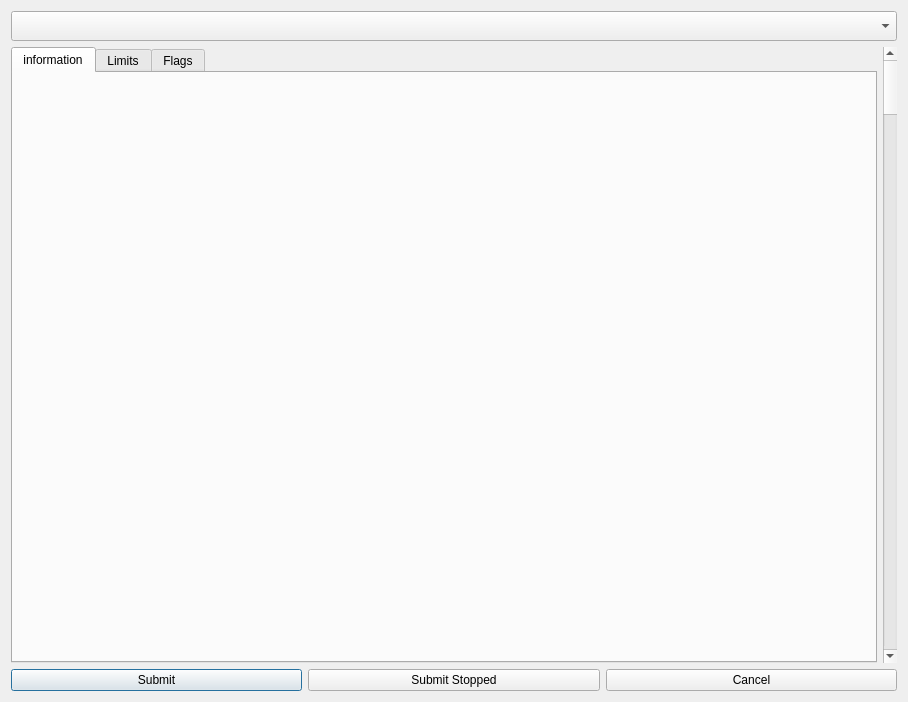
<?xml version="1.0" encoding="UTF-8"?>
<ui version="4.0">
 <class>Dialog</class>
 <widget class="QDialog" name="Dialog">
  <property name="geometry">
   <rect>
    <x>0</x>
    <y>0</y>
    <width>908</width>
    <height>702</height>
   </rect>
  </property>
  <property name="sizePolicy">
   <sizepolicy hsizetype="Preferred" vsizetype="Maximum">
    <horstretch>0</horstretch>
    <verstretch>0</verstretch>
   </sizepolicy>
  </property>
  <property name="windowTitle">
   <string>Dialog</string>
  </property>
  <layout class="QVBoxLayout" name="verticalLayout_4">
   <item>
    <widget class="QComboBox" name="CB_job_type">
     <property name="minimumSize">
      <size>
       <width>0</width>
       <height>30</height>
      </size>
     </property>
    </widget>
   </item>
   <item>
    <layout class="QHBoxLayout" name="horizontalLayout_3">
     <item>
      <widget class="QTabWidget" name="tabWidget">
       <property name="currentIndex">
        <number>0</number>
       </property>
       <widget class="QWidget" name="TB_information">
        <attribute name="title">
         <string>information</string>
        </attribute>
        <layout class="QGridLayout" name="gridLayout_2">
         <item row="0" column="0">
          <layout class="QVBoxLayout" name="LY_information"/>
         </item>
        </layout>
       </widget>
       <widget class="QWidget" name="tab_2">
        <attribute name="title">
         <string>Limits</string>
        </attribute>
        <layout class="QGridLayout" name="gridLayout_3">
         <item row="0" column="0">
          <layout class="QHBoxLayout" name="horizontalLayout_34">
           <item>
            <widget class="QLabel" name="label_32">
             <property name="text">
              <string>Maximum Number Of Cpus</string>
             </property>
            </widget>
           </item>
           <item>
            <widget class="QSpinBox" name="SB_numcpus"/>
           </item>
          </layout>
         </item>
         <item row="1" column="0">
          <layout class="QHBoxLayout" name="horizontalLayout_37">
           <item>
            <widget class="QLabel" name="label_35">
             <property name="text">
              <string>Maximum Number Of Cpus on One computer</string>
             </property>
            </widget>
           </item>
           <item>
            <widget class="QSpinBox" name="SB_numcpus_cmp"/>
           </item>
          </layout>
         </item>
         <item row="2" column="0">
          <layout class="QHBoxLayout" name="horizontalLayout_36">
           <item>
            <widget class="QLabel" name="label_34">
             <property name="text">
              <string>Minimum ammount of Memory in MB </string>
             </property>
            </widget>
           </item>
           <item>
            <widget class="QSpinBox" name="SB_min_mem"/>
           </item>
          </layout>
         </item>
         <item row="3" column="0">
          <layout class="QHBoxLayout" name="horizontalLayout_35">
           <item>
            <widget class="QLabel" name="label_33">
             <property name="text">
              <string>Render in Pool</string>
             </property>
            </widget>
           </item>
           <item>
            <widget class="QComboBox" name="CB_render_pool">
             <property name="editable">
              <bool>true</bool>
             </property>
             <item>
              <property name="text">
               <string>Default</string>
              </property>
             </item>
            </widget>
           </item>
          </layout>
         </item>
         <item row="4" column="0">
          <widget class="QGroupBox" name="groupBox_3">
           <property name="sizePolicy">
            <sizepolicy hsizetype="Preferred" vsizetype="Fixed">
             <horstretch>0</horstretch>
             <verstretch>0</verstretch>
            </sizepolicy>
           </property>
           <property name="title">
            <string>Operating Systems</string>
           </property>
           <layout class="QHBoxLayout" name="horizontalLayout_38">
            <item>
             <widget class="QCheckBox" name="CK_irix">
              <property name="text">
               <string>Irix</string>
              </property>
              <property name="checked">
               <bool>true</bool>
              </property>
             </widget>
            </item>
            <item>
             <widget class="QCheckBox" name="CK_linux">
              <property name="text">
               <string>Linux</string>
              </property>
              <property name="checked">
               <bool>true</bool>
              </property>
             </widget>
            </item>
            <item>
             <widget class="QCheckBox" name="CK_osx">
              <property name="text">
               <string>OS X</string>
              </property>
              <property name="checked">
               <bool>true</bool>
              </property>
             </widget>
            </item>
            <item>
             <widget class="QCheckBox" name="CK_bsd">
              <property name="text">
               <string>FreeBSD</string>
              </property>
              <property name="checked">
               <bool>true</bool>
              </property>
             </widget>
            </item>
            <item>
             <widget class="QCheckBox" name="CK_windows">
              <property name="text">
               <string>Windows</string>
              </property>
              <property name="checked">
               <bool>true</bool>
              </property>
             </widget>
            </item>
           </layout>
          </widget>
         </item>
        </layout>
       </widget>
       <widget class="QWidget" name="tab_3">
        <attribute name="title">
         <string>Flags</string>
        </attribute>
        <layout class="QVBoxLayout" name="verticalLayout_3">
         <item>
          <widget class="QGroupBox" name="groupBox_2">
           <property name="title">
            <string>Environments</string>
           </property>
           <layout class="QVBoxLayout" name="verticalLayout_2">
            <item>
             <layout class="QHBoxLayout" name="horizontalLayout_39">
              <item>
               <widget class="QCheckBox" name="CK_module">
                <property name="text">
                 <string>Load Module</string>
                </property>
               </widget>
              </item>
              <item>
               <widget class="QLineEdit" name="LE_module">
                <property name="enabled">
                 <bool>false</bool>
                </property>
               </widget>
              </item>
             </layout>
            </item>
            <item>
             <widget class="QTableWidget" name="TW_envs">
              <attribute name="horizontalHeaderStretchLastSection">
               <bool>true</bool>
              </attribute>
              <column>
               <property name="text">
                <string>Name</string>
               </property>
              </column>
              <column>
               <property name="text">
                <string>Value</string>
               </property>
              </column>
             </widget>
            </item>
           </layout>
          </widget>
         </item>
         <item>
          <widget class="QGroupBox" name="groupBox">
           <property name="title">
            <string>Options</string>
           </property>
           <layout class="QVBoxLayout" name="verticalLayout">
            <item>
             <layout class="QHBoxLayout" name="horizontalLayout">
              <item>
               <widget class="QCheckBox" name="checkBox_12">
                <property name="text">
                 <string>Mail Notification</string>
                </property>
               </widget>
              </item>
              <item>
               <widget class="QCheckBox" name="checkBox_13">
                <property name="text">
                 <string>Specific Email</string>
                </property>
               </widget>
              </item>
              <item>
               <widget class="QLineEdit" name="lineEdit_8"/>
              </item>
             </layout>
            </item>
            <item>
             <layout class="QHBoxLayout" name="horizontalLayout_41">
              <item>
               <widget class="QCheckBox" name="checkBox_14">
                <property name="text">
                 <string>Job depends on Id (jobid)</string>
                </property>
               </widget>
              </item>
              <item>
               <widget class="QComboBox" name="comboBox_9"/>
              </item>
             </layout>
            </item>
            <item>
             <widget class="QCheckBox" name="checkBox_15">
              <property name="text">
               <string>Delete Job When finished</string>
              </property>
             </widget>
            </item>
           </layout>
          </widget>
         </item>
        </layout>
       </widget>
      </widget>
     </item>
     <item>
      <widget class="QScrollBar" name="verticalScrollBar">
       <property name="orientation">
        <enum>Qt::Vertical</enum>
       </property>
      </widget>
     </item>
    </layout>
   </item>
   <item>
    <layout class="QHBoxLayout" name="horizontalLayout_19">
     <item>
      <widget class="QPushButton" name="PB_submit">
       <property name="text">
        <string>Submit</string>
       </property>
      </widget>
     </item>
     <item>
      <widget class="QPushButton" name="PB_submit_stopped">
       <property name="text">
        <string>Submit Stopped</string>
       </property>
      </widget>
     </item>
     <item>
      <widget class="QPushButton" name="PB_cancel">
       <property name="text">
        <string>Cancel</string>
       </property>
      </widget>
     </item>
    </layout>
   </item>
  </layout>
 </widget>
 <resources/>
 <connections/>
</ui>
